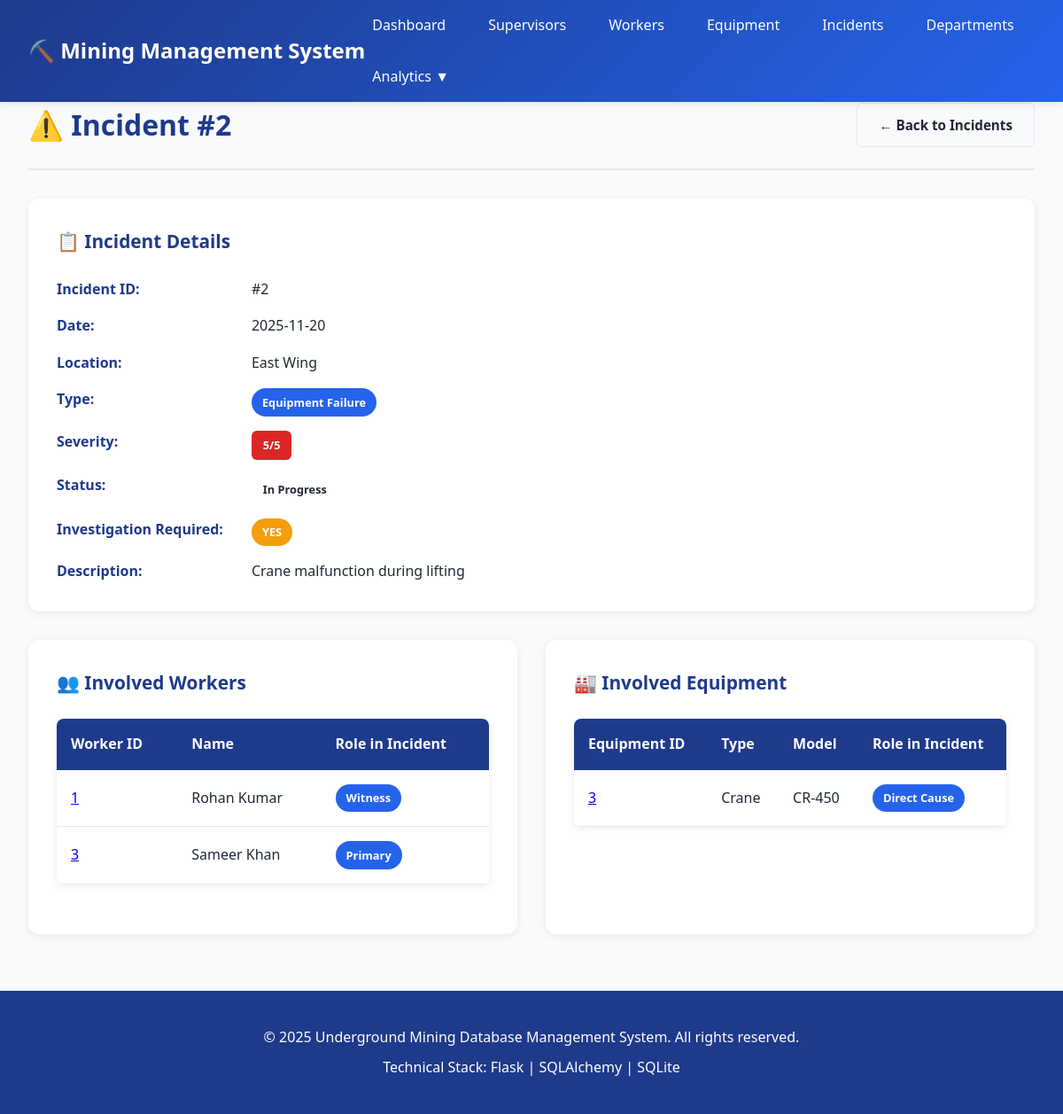
The page /incident/2 on the database its author committed.
### app.py (models this page shows)
class SafetyIncident(db.Model):
    __tablename__ = 'Safety_Incident'
    IncidentID = db.Column(db.Integer, primary_key=True, autoincrement=True)
    IncidentDate = db.Column(db.Date, nullable=False)
    Location = db.Column(db.String(50))
    Severity = db.Column(db.Integer)
    IncidentType = db.Column(db.String(50))
    Description = db.Column(db.String(400))
    ReportedBy = db.Column(db.Integer, db.ForeignKey('Worker.WorkerID'))
    InvestigationRequired = db.Column(db.String(1), default='N')
    ResolutionStatus = db.Column(db.String(20), default='Open')

class IncidentWorker(db.Model):
    __tablename__ = 'Incident_Worker'
    IncidentID = db.Column(db.Integer, db.ForeignKey('Safety_Incident.IncidentID'), primary_key=True)
    WorkerID = db.Column(db.Integer, db.ForeignKey('Worker.WorkerID'), primary_key=True)
    Role_In_Incident = db.Column(db.String(50))

class Worker(db.Model):
    __tablename__ = 'Worker'
    WorkerID = db.Column(db.Integer, primary_key=True, autoincrement=True)
    Name = db.Column(db.String(50), nullable=False)
    Age = db.Column(db.Integer)
    Role = db.Column(db.String(30))
    Contact = db.Column(db.String(20))
    S_ID = db.Column(db.Integer, db.ForeignKey('Supervisor.SupervisorID'))
    DepartmentID = db.Column(db.Integer, db.ForeignKey('Department.DepartmentID'))
    HireDate = db.Column(db.Date)
    Salary = db.Column(db.Float)
    EmploymentStatus = db.Column(db.String(20), default='Active')

class IncidentEquipment(db.Model):
    __tablename__ = 'Incident_Equipment'
    IncidentID = db.Column(db.Integer, db.ForeignKey('Safety_Incident.IncidentID'), primary_key=True)
    EquipmentID = db.Column(db.Integer, db.ForeignKey('Equipment.EquipmentID'), primary_key=True)
    EquipmentRole = db.Column(db.String(50))

class Equipment(db.Model):
    __tablename__ = 'Equipment'
    EquipmentID = db.Column(db.Integer, primary_key=True, autoincrement=True)
    Type = db.Column(db.String(30))
    Model = db.Column(db.String(30))
    Status = db.Column(db.String(20), default='Available')
    OperatedBy = db.Column(db.Integer, db.ForeignKey('Worker.WorkerID'))
    PurchaseDate = db.Column(db.Date)
    MaintenanceSchedule = db.Column(db.String(50))
    LastMaintenance = db.Column(db.Date)
    DepreciationValue = db.Column(db.Float)

### app.py (the view)
@app.route('/incident/<int:incident_id>')
@handle_errors
def incident_detail(incident_id):
    incident = SafetyIncident.query.get_or_404(incident_id)
    involved_workers = db.session.query(Worker, IncidentWorker.Role_In_Incident).join(IncidentWorker).filter(IncidentWorker.IncidentID == incident_id).all()
    involved_equipment = db.session.query(Equipment, IncidentEquipment.EquipmentRole).join(IncidentEquipment).filter(IncidentEquipment.IncidentID == incident_id).all()
    return render_template('incident_detail.html',
                         incident=incident,
                         involved_workers=involved_workers,
                         involved_equipment=involved_equipment)

### app.py (called while the page is built)
def handle_errors(f):
    @wraps(f)
    def decorated_function(*args, **kwargs):
        try:
            return f(*args, **kwargs)
        except Exception as e:
            print(f"Error: {str(e)}")
            print(traceback.format_exc())
            flash(f"Error: {str(e)}", "error")
            return redirect(url_for('index'))
    return decorated_function

@app.context_processor
def inject_helpers():
    def get_worker(worker_id):
        return Worker.query.get(worker_id) if worker_id else None
    def get_equipment(equip_id):
        return Equipment.query.get(equip_id) if equip_id else None
    return dict(get_worker=get_worker, get_equipment=get_equipment)

### templates/incident_detail.html (shortened to what this page needs)
{% extends "base.html" %}
{% block content %}
<div class="page-header">
    <h2>⚠️ Incident #{{ incident.IncidentID }}</h2>
    <a href="{{ url_for('incidents_list') }}" class="btn btn-secondary">← Back to Incidents</a>
</div>
<div class="detail-grid">
    <div class="detail-section">
        <h3>📋 Incident Details</h3>
        <dl class="detail-list">
            <dt>Incident ID:</dt>
            <dd>#{{ incident.IncidentID }}</dd>
            <dt>Date:</dt>
            <dd>{{ incident.IncidentDate.strftime('%Y-%m-%d') }}</dd>
            <dt>Location:</dt>
            <dd>{{ incident.Location }}</dd>
            <dt>Type:</dt>
            <dd><span class="badge">{{ incident.IncidentType }}</span></dd>
            <dt>Severity:</dt>
            <dd><span class="severity-badge severity-{{ incident.Severity }}">{{ incident.Severity }}/5</span></dd>
            <dt>Status:</dt>
            <dd><span class="status-badge status-{{ incident.ResolutionStatus|lower }}">{{ incident.ResolutionStatus }}</span></dd>
            <dt>Investigation Required:</dt>
            <dd>{% if incident.InvestigationRequired == 'Y' %}<span class="badge warning">YES</span>{% else %}<span class="badge">NO</span>{% endif %}</dd>
            <dt>Description:</dt>
            <dd>{{ incident.Description }}</dd>
        </dl>
    </div>
</div>
<div class="detail-grid">
    <div class="detail-section">
        <h3>👥 Involved Workers</h3>
        {% if involved_workers %}
        <table class="data-table">
            <thead>
                <tr>
                    <th>Worker ID</th>
                    <th>Name</th>
                    <th>Role in Incident</th>
                </tr>
            </thead>
            <tbody>
                {% for worker, role in involved_workers %}
                <tr>
                    <td><a href="{{ url_for('worker_detail', worker_id=worker.WorkerID) }}">{{ worker.WorkerID }}</a></td>
                    <td>{{ worker.Name }}</td>
                    <td><span class="badge">{{ role }}</span></td>
                </tr>
                {% endfor %}
            </tbody>
        </table>
        {% else %}
        <p class="empty-state">No workers linked to this incident</p>
        {% endif %}
    </div>
    <div class="detail-section">
        <h3>🏭 Involved Equipment</h3>
        {% if involved_equipment %}
        <table class="data-table">
            <thead>
                <tr>
                    <th>Equipment ID</th>
                    <th>Type</th>
                    <th>Model</th>
                    <th>Role in Incident</th>
                </tr>
            </thead>
            <tbody>
                {% for equip, role in involved_equipment %}
                <tr>
                    <td><a href="{{ url_for('equipment_detail', equip_id=equip.EquipmentID) }}">{{ equip.EquipmentID }}</a></td>
                    <td>{{ equip.Type }}</td>
                    <td>{{ equip.Model }}</td>
                    <td><span class="badge">{{ role }}</span></td>
                </tr>
                {% endfor %}
            </tbody>
        </table>
        {% else %}
        <p class="empty-state">No equipment linked to this incident</p>
        {% endif %}
    </div>
</div>
{% endblock %}

### static/css/style.css (style rules this page uses)
* { margin: 0; padding: 0; box-sizing: border-box; }
:root { --primary-color: #1e3a8a; --secondary-color: #2563eb; --success-color: #10b981; --warning-color: #f59e0b; --danger-color: #ef4444; --critical-color: #dc2626; --light-bg: #f9fafb; --border-color: #e5e7eb; --text-color: #1f2937; --text-light: #6b7280; }
body { font-family: 'Segoe UI', Tahoma, Geneva, Verdana, sans-serif; background-color: var(--light-bg); color: var(--text-color); line-height: 1.6; }
.btn { padding: 0.75rem 1.5rem; border: none; border-radius: 6px; cursor: pointer; text-decoration: none; font-weight: 600; transition: all 0.3s; display: inline-block; font-size: 0.95rem; }
.btn-secondary { background: var(--light-bg); color: var(--text-color); border: 1px solid var(--border-color); }
.page-header { display: flex; justify-content: space-between; align-items: center; margin-bottom: 2rem; padding-bottom: 1.5rem; border-bottom: 2px solid var(--border-color); }
.page-header h2 { font-size: 2rem; color: var(--primary-color); }
.data-table { width: 100%; border-collapse: collapse; background: white; border-radius: 8px; overflow: hidden; box-shadow: 0 2px 8px rgba(0,0,0,0.08); margin: 1.5rem 0; }
.data-table thead { background: var(--primary-color); color: white; }
.data-table th { padding: 1rem; text-align: left; font-weight: 600; }
.data-table td { padding: 1rem; border-bottom: 1px solid var(--border-color); }
.badge { display: inline-block; padding: 0.35rem 0.75rem; border-radius: 20px; font-size: 0.8rem; font-weight: 600; background: var(--secondary-color); color: white; white-space: nowrap; }
.badge.warning { background: var(--warning-color); }
.status-badge { display: inline-block; padding: 0.4rem 0.8rem; border-radius: 6px; font-size: 0.8rem; font-weight: 600; white-space: nowrap; }
.severity-badge { display: inline-block; padding: 0.4rem 0.8rem; border-radius: 6px; font-weight: 600; color: white; font-size: 0.8rem; }
.severity-5 { background: #dc2626; }
.detail-grid { display: grid; grid-template-columns: repeat(auto-fit, minmax(400px, 1fr)); gap: 2rem; margin: 2rem 0; }
.detail-section { background: white; padding: 2rem; border-radius: 12px; box-shadow: 0 2px 8px rgba(0,0,0,0.08); }
.detail-section h3 { color: var(--primary-color); margin-bottom: 1.5rem; font-size: 1.3rem; }
.detail-list { display: grid; grid-template-columns: auto 1fr; gap: 1rem 2rem; }
.detail-list dt { font-weight: 600; color: var(--primary-color); }
.detail-list dd { color: var(--text-color); }

### rows shown on the page
SafetyIncident: IncidentID "2", IncidentDate "2025-11-20", Location "East Wing", IncidentType "Equipment Failure", Severity "5", ResolutionStatus "In Progress", Description "Crane malfunction during lifting"
IncidentWorker: WorkerID "1", Name "Rohan Kumar", Role_In_Incident "Witness"
IncidentWorker: WorkerID "3", Name "Sameer Khan", Role_In_Incident "Primary"
IncidentEquipment: EquipmentID "3", Type "Crane", Model "CR-450", EquipmentRole "Direct Cause"
